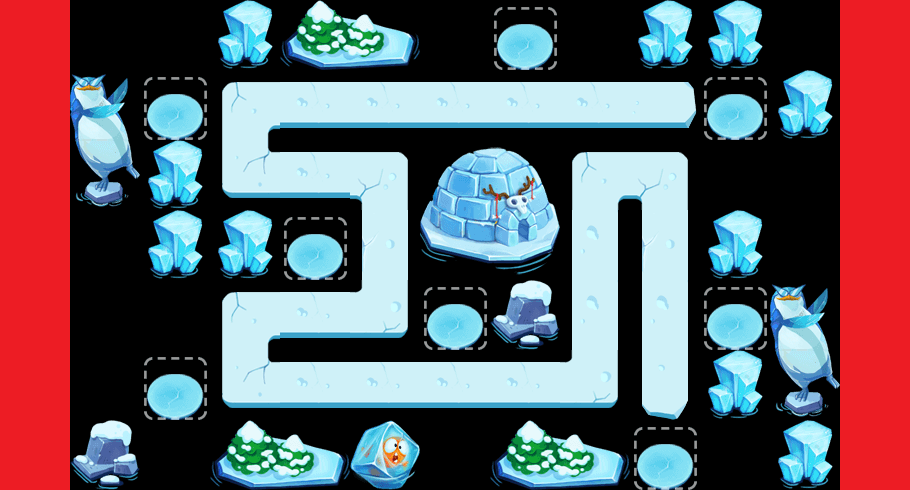

Rendered tile map (Tiled .tmx) drawn with the repository's tilesets; below, a short description and the map source with its tile grids summarised:
An orthogonal 13x7 tile map with 70x70 px tiles, 2 tile layers (content, things) and 63 objects (38x water, 12x waterTowerSeat, way1_0, way1_1, way1_2, ...).

<map version="1.0" orientation="orthogonal" width="13" height="7" tilewidth="70" tileheight="70">
 <tileset firstgid="1" name="theme2Tiles" tilewidth="70" tileheight="70" spacing="2" margin="2">
  <image source="theme2Tiles.png" width="512" height="512" />
  <tile id="3">
   <properties>
    <property name="thingIdx" value="307" />
   </properties>
  </tile>
  <tile id="7">
   <properties>
    <property name="thingIdx" value="402" />
   </properties>
  </tile>
  <tile id="9">
   <properties>
    <property name="thingIdx" value="208" />
   </properties>
  </tile>
  <tile id="10">
   <properties>
    <property name="thingIdx" value="115" />
   </properties>
  </tile>
  <tile id="11">
   <properties>
    <property name="thingIdx" value="115" />
   </properties>
  </tile>
  <tile id="12">
   <properties>
    <property name="thingIdx" value="208" />
   </properties>
  </tile>
  <tile id="13">
   <properties>
    <property name="thingIdx" value="118" />
   </properties>
  </tile>
  <tile id="14">
   <properties>
    <property name="thingIdx" value="305" />
   </properties>
  </tile>
  <tile id="18">
   <properties>
    <property name="thingIdx" value="114" />
   </properties>
  </tile>
  <tile id="19">
   <properties>
    <property name="thingIdx" value="116" />
   </properties>
  </tile>
  <tile id="20">
   <properties>
    <property name="thingIdx" value="114" />
   </properties>
  </tile>
  <tile id="21">
   <properties>
    <property name="thingIdx" value="306" />
   </properties>
  </tile>
  <tile id="23">
   <properties>
    <property name="thingIdx" value="209" />
   </properties>
  </tile>
  <tile id="24">
   <properties>
    <property name="thingIdx" value="209" />
   </properties>
  </tile>
  <tile id="25">
   <properties>
    <property name="thingIdx" value="113" />
   </properties>
  </tile>
  <tile id="26">
   <properties>
    <property name="thingIdx" value="117" />
   </properties>
  </tile>
  <tile id="27">
   <properties>
    <property name="blank" value="0" />
   </properties>
  </tile>
  <tile id="28">
   <properties>
    <property name="way" value="1" />
   </properties>
  </tile>
  <tile id="29">
   <properties>
    <property name="way" value="1" />
   </properties>
  </tile>
  <tile id="30">
   <properties>
    <property name="way" value="1" />
   </properties>
  </tile>
  <tile id="31">
   <properties>
    <property name="way" value="1" />
   </properties>
  </tile>
  <tile id="32">
   <properties>
    <property name="way" value="1" />
   </properties>
  </tile>
  <tile id="33">
   <properties>
    <property name="way" value="1" />
   </properties>
  </tile>
  <tile id="35">
   <properties>
    <property name="way" value="1" />
   </properties>
  </tile>
  <tile id="36">
   <properties>
    <property name="way" value="1" />
   </properties>
  </tile>
  <tile id="37">
   <properties>
    <property name="way" value="1" />
   </properties>
  </tile>
  <tile id="38">
   <properties>
    <property name="way" value="1" />
   </properties>
  </tile>
  <tile id="39">
   <properties>
    <property name="way" value="1" />
   </properties>
  </tile>
  <tile id="40">
   <properties>
    <property name="way" value="1" />
   </properties>
  </tile>
  <tile id="42">
   <properties>
    <property name="way" value="1" />
   </properties>
  </tile>
  <tile id="43">
   <properties>
    <property name="way" value="1" />
   </properties>
  </tile>
 </tileset>
 <layer name="content" width="13" height="7">
  <data>[91 cells, 41 non-empty, 10 distinct tile ids]</data>
 </layer>
 <layer name="things" width="13" height="7">
  <data>[91 cells, 35 non-empty, 12 distinct tile ids]</data>
 </layer>
 <objectgroup name="objs" width="13" height="7">
  <object name="way1_0" x="654" y="95" width="23" height="18" />
  <object name="way1_1" x="238" y="93" width="23" height="18" />
  <object name="way1_2" x="237" y="157" width="23" height="18" />
  <object name="way1_3" x="377" y="167" width="23" height="18" />
  <object name="way1_4" x="372" y="303" width="23" height="18" />
  <object name="way1_5" x="235" y="308" width="23" height="18" />
  <object name="way1_6" x="238" y="371" width="23" height="18" />
  <object name="way1_7" x="578" y="369" width="23" height="18" />
  <object name="way1_8" x="585" y="169" width="23" height="18" />
  <object name="way1_9" x="652" y="162" width="23" height="18" />
  <object name="way1_10" x="655" y="372" width="23" height="18" />
  <object name="waterTowerSeat" x="517" y="33" width="18" height="16" />
  <object name="waterTowerSeat" x="730" y="103" width="18" height="16" />
  <object name="waterTowerSeat" x="658" y="454" width="18" height="16" />
  <object name="waterTowerSeat" x="172" y="387" width="18" height="16" />
  <object name="waterTowerSeat" x="305" y="249" width="18" height="16" />
  <object name="waterTowerSeat" x="452" y="318" width="18" height="16" />
  <object name="waterTowerSeat" x="164" y="106" width="18" height="16" />
  <object name="waterTowerSeat" x="451" y="173" width="18" height="16" />
  <object name="waterTowerSeat" x="506" y="172" width="18" height="16" />
  <object name="waterTowerSeat" x="452" y="225" width="18" height="16" />
  <object name="waterTowerSeat" x="507" y="225" width="18" height="16" />
  <object name="water" x="97" y="32" width="19" height="18" />
  <object name="water" x="163" y="30" width="19" height="18" />
  <object name="water" x="232" y="33" width="19" height="18" />
  <object name="water" x="443" y="36" width="19" height="18" />
  <object name="water" x="587" y="37" width="19" height="18" />
  <object name="water" x="656" y="29" width="19" height="18" />
  <object name="water" x="728" y="29" width="19" height="18" />
  <object name="water" x="795" y="31" width="19" height="18" />
  <object name="water" x="799" y="90" width="19" height="18" />
  <object name="water" x="724" y="165" width="19" height="18" />
  <object name="water" x="792" y="166" width="19" height="18" />
  <object name="water" x="733" y="242" width="19" height="18" />
  <object name="water" x="796" y="243" width="19" height="18" />
  <object name="water" x="803" y="295" width="19" height="18" />
  <object name="water" x="725" y="364" width="19" height="18" />
  <object name="water" x="791" y="372" width="19" height="18" />
  <object name="water" x="792" y="448" width="19" height="18" />
  <object name="water" x="723" y="453" width="19" height="18" />
  <object name="water" x="585" y="450" width="19" height="18" />
  <object name="water" x="528" y="451" width="19" height="18" />
  <object name="water" x="444" y="450" width="19" height="18" />
  <object name="water" x="377" y="444" width="19" height="18" />
  <object name="water" x="295" y="454" width="19" height="18" />
  <object name="water" x="241" y="446" width="19" height="18" />
  <object name="water" x="162" y="445" width="19" height="18" />
  <object name="water" x="98" y="446" width="19" height="18" />
  <object name="water" x="97" y="376" width="19" height="18" />
  <object name="water" x="92" y="304" width="19" height="18" />
  <object name="water" x="170" y="305" width="19" height="18" />
  <object name="water" x="98" y="235" width="19" height="18" />
  <object name="water" x="169" y="239" width="19" height="18" />
  <object name="water" x="239" y="235" width="19" height="18" />
  <object name="water" x="97" y="171" width="19" height="18" />
  <object name="water" x="162" y="166" width="19" height="18" />
  <object name="water" x="521" y="308" width="19" height="18" />
  <object name="water" x="306" y="32" width="19" height="18" />
  <object name="water" x="375" y="33" width="19" height="18" />
  <object name="floatWay" x="375" y="361" width="23" height="29">
   <properties>
    <property name="hp" value="900" />
   </properties>
  </object>
  <object name="hero" x="516" y="372" width="21" height="14" />
  </objectgroup>
</map>
<!-- 2 of 63 objects omitted -->
